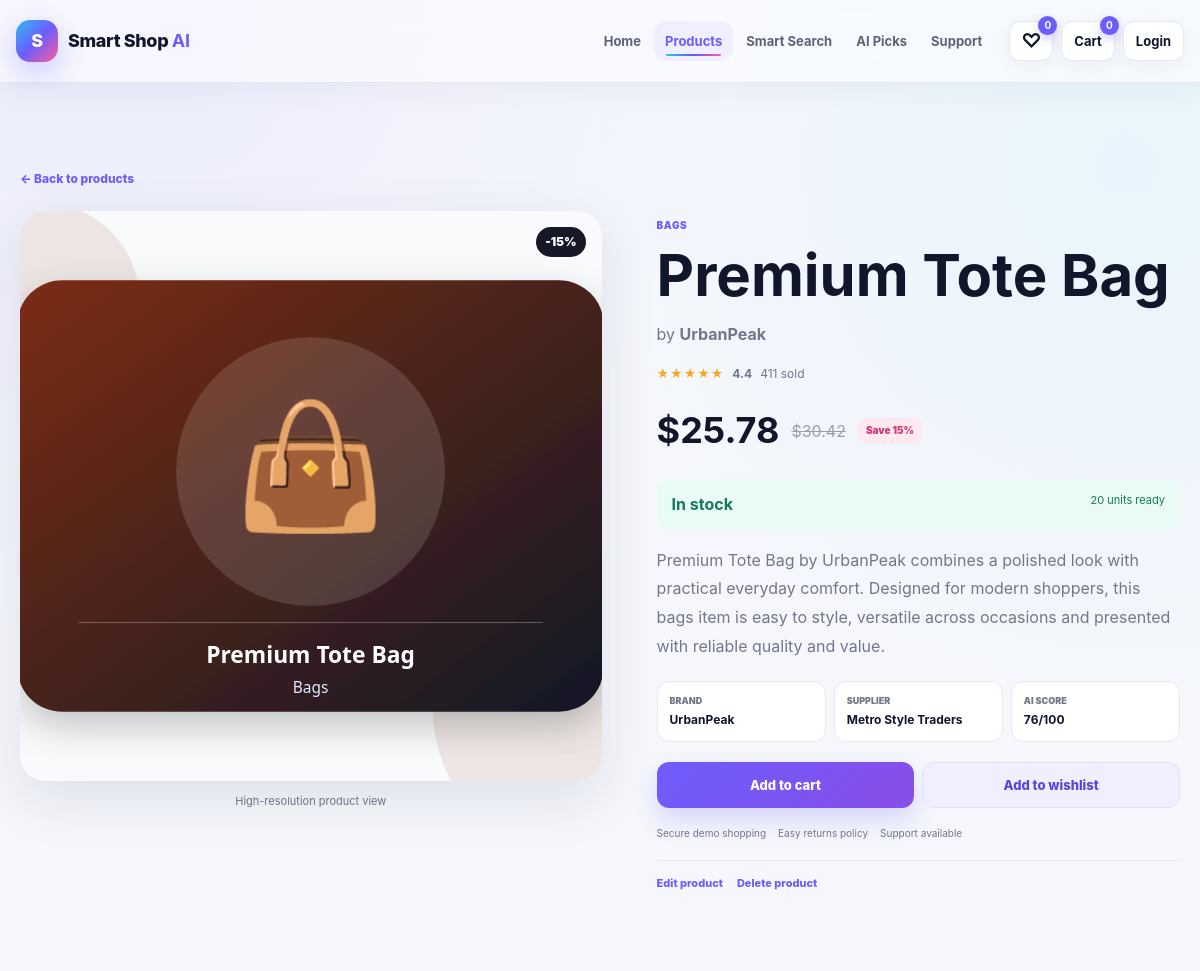
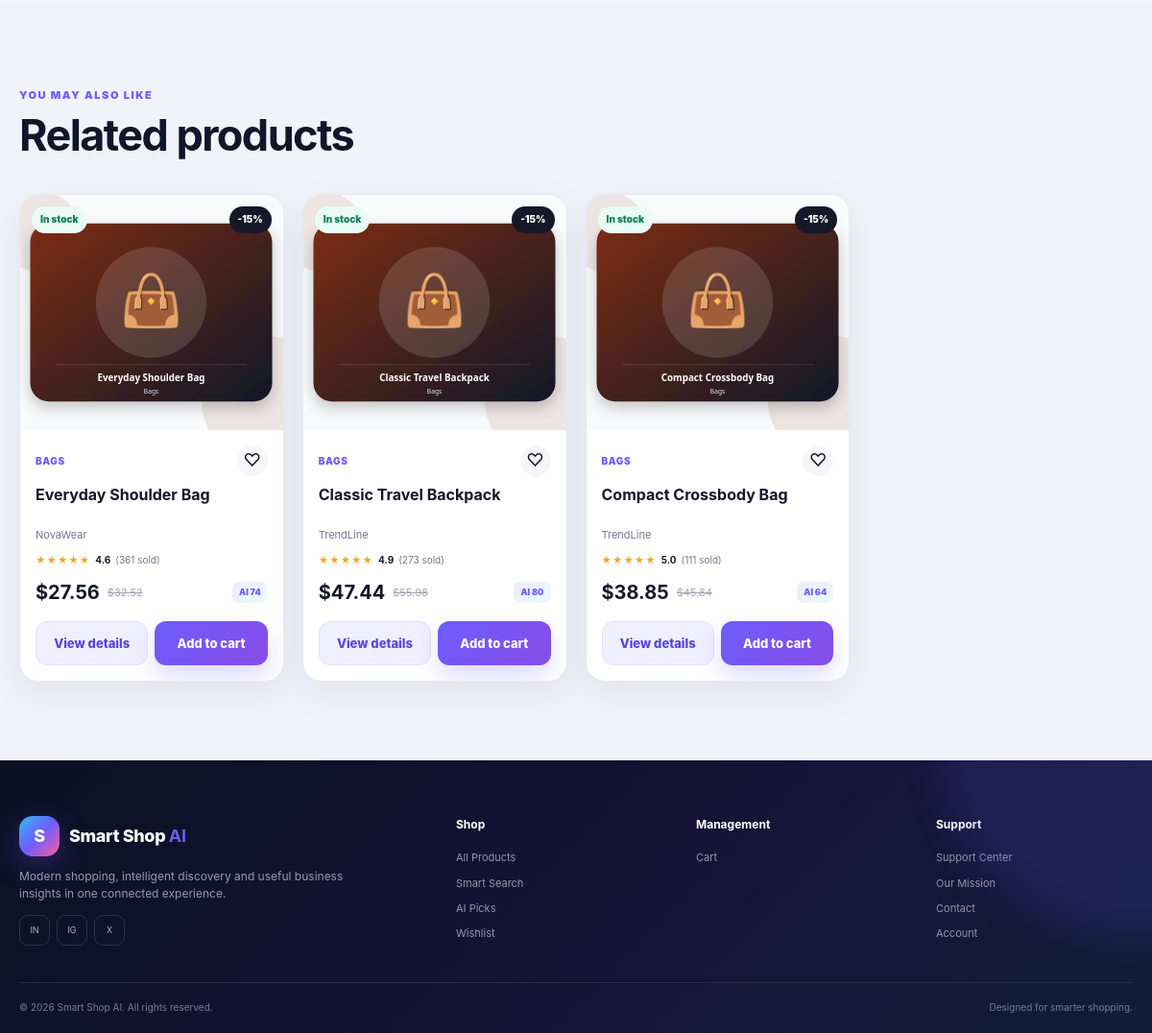
The app's page /product/67 with its own data (2 pictures, top to bottom).
### tables this page shows
CREATE TABLE products (
                product_id INTEGER PRIMARY KEY AUTOINCREMENT,
                name TEXT NOT NULL,
                category TEXT NOT NULL,
                brand TEXT DEFAULT '',
                price REAL NOT NULL DEFAULT 0,
                stock INTEGER NOT NULL DEFAULT 0,
                rating REAL NOT NULL DEFAULT 0,
                sales INTEGER NOT NULL DEFAULT 0,
                supplier TEXT DEFAULT '',
                links TEXT DEFAULT '',
                content TEXT DEFAULT '',
                description TEXT DEFAULT '',
                image TEXT DEFAULT '',
                created_at TEXT DEFAULT CURRENT_TIMESTAMP
            );

### app.py (the view)
@app.route("/product/<int:product_id>")
def product_detail(product_id):
    db = DatabaseManager()
    try:
        product = db.get_product(product_id)
        related = []
        if product:
            related = [p for p in db.search_and_filter("", product["category"], "featured") if p["product_id"] != product_id][:4]
    finally:
        db.close()
    if not product:
        return render_template("404.html"), 404
    return render_template("product_detail.html", product=product, related=related)

### app.py (called while the page is built, shortened)
def cart_map():
    raw = session.get("cart", {})
    if isinstance(raw, dict):
        clean = {}
        for key, value in raw.items():
            try:
                pid, qty = int(key), max(1, int(value))
                clean[pid] = qty
            except (TypeError, ValueError):
                continue
        return clean

def wishlist_ids():
    raw = session.get("wishlist", [])
    if not isinstance(raw, list):
        return []
    result = []
    return result

def ai_score(product):
    sales = int(product["sales"] or 0)
    rating = float(product["rating"] or 0)
    stock = int(product["stock"] or 0)
    sales_component = min(sales / 420, 1) * 45
    rating_component = min(rating / 5, 1) * 30
    availability_component = min(stock / 85, 1) * 25
    return round(sales_component + rating_component + availability_component)

@app.context_processor
def global_shop_data():
    cart = cart_map()
    wish = wishlist_ids()
    return {
        "cart_count": sum(cart.values()),
        "cart_map": cart,
        "wishlist_count": len(wish),
        "wishlist_ids": wish,
        "current_endpoint": request.endpoint or "",
        "ai_score": ai_score,
        "is_admin": is_admin(),
    }

@app.before_request
def startup():
    if not getattr(app, "_catalogue_ready", False):
        ensure_catalogue()
        app._catalogue_ready = True

def is_admin():
    return session.get("role") == "admin"

### database/database.py (called while the page is built)
    def close(self) -> None:
        try:
            self.connection.close()
        except Exception:
            pass

    def get_product(self, product_id):
        return self.cursor.execute(
            "SELECT * FROM products WHERE product_id=?", (product_id,)
        ).fetchone()

### templates/product_detail.html (shortened to what this page needs)
{% extends "base.html" %}{% from "_macros.html" import product_card with context %}
{% block content %}
<section class="section"><div class="shell"><a class="back-link" href="{{ url_for('products') }}">&larr; Back to products</a><div class="detail-layout"><div class="detail-gallery reveal"><div class="detail-main-image"><img src="{{ url_for('static', filename='images/' + (product.image or 'product_1.svg')) }}" alt="{{ product.name }}"><span class="discount-badge big-discount">-15%</span></div><div class="gallery-note">High-resolution product view</div></div><div class="detail-copy reveal"><span class="category-tag">{{ product.category }}</span><h1>{{ product.name }}</h1><p class="brand-detail">by <b>{{ product.brand }}</b></p><div class="detail-rating"><span class="stars">&#9733;&#9733;&#9733;&#9733;&#9733;</span><b>{{ '%.1f'|format(product.rating) }}</b><span>{{ product.sales }} sold</span></div><div class="detail-price"><strong>${{ '%.2f'|format(product.price) }}</strong><del>${{ '%.2f'|format(product.price*1.18) }}</del><span>Save 15%</span></div><div class="stock-banner {% if product.stock <= 12 %}low{% endif %}">{% if product.stock > 0 %}<b>In stock</b><span>{{ product.stock }} units ready</span>{% else %}<b>Out of stock</b><span>Check back soon</span>{% endif %}</div><p class="detail-description">{{ product.description or product.content or 'A carefully selected fashion product from Smart Shop AI.' }}</p><div class="detail-facts"><div><span>Brand</span><b>{{ product.brand }}</b></div><div><span>Supplier</span><b>{{ product.supplier }}</b></div><div><span>AI Score</span><b>{{ ai_score(product) }}/100</b></div></div><div class="detail-actions"><a class="btn btn-primary btn-wide" href="{{ url_for('add_to_cart', product_id=product.product_id) }}">Add to cart</a><a class="btn btn-soft" href="{{ url_for('toggle_wishlist', product_id=product.product_id) }}">{% if product.product_id in wishlist_ids %}Saved to wishlist{% else %}Add to wishlist{% endif %}</a></div><div class="policy-row"><span>Secure demo shopping</span><span>Easy returns policy</span><span>Support available</span></div><div class="manage-row"><a href="{{ url_for('edit_product', product_id=product.product_id) }}">Edit product</a><form method="POST" action="{{ url_for('delete_product', product_id=product.product_id) }}" onsubmit="return confirm('Delete this product?')"><button type="submit">Delete product</button></form></div></div></div></div></section>
{% if related %}<section class="section section-tint"><div class="shell"><div class="section-head"><div><span class="kicker">YOU MAY ALSO LIKE</span><h2>Related products</h2></div></div><div class="product-grid">{% for p in related %}{{ product_card(p) }}{% endfor %}</div></div></section>{% endif %}
{% endblock %}

### templates/_macros.html
{% macro product_card(product) %}
<article class="product-card reveal">
  <a class="product-media" href="{{ url_for('product_detail', product_id=product.product_id) }}">
    <img src="{{ url_for('static', filename='images/' + (product.image or 'product_1.svg')) }}" alt="{{ product.name }}" loading="lazy">
    <span class="product-badge {% if product.stock <= 12 %}badge-danger{% endif %}">{% if product.stock <= 0 %}Out of stock{% elif product.stock <= 12 %}Low stock{% else %}In stock{% endif %}</span>
    <span class="discount-badge">-15%</span>
  </a>
  <div class="product-copy">
    <div class="product-topline"><span class="category-tag">{{ product.category }}</span><a class="heart {% if product.product_id in wishlist_ids %}saved{% endif %}" href="{{ url_for('toggle_wishlist', product_id=product.product_id) }}" aria-label="Toggle wishlist">&#9825;</a></div>
    <h3><a href="{{ url_for('product_detail', product_id=product.product_id) }}">{{ product.name }}</a></h3>
    <p class="brand-line">{{ product.brand }}</p>
    <div class="rating-row"><span class="stars">&#9733;&#9733;&#9733;&#9733;&#9733;</span><b>{{ '%.1f'|format(product.rating) }}</b><span>({{ product.sales }} sold)</span></div>
    <div class="price-row"><strong>${{ '%.2f'|format(product.price) }}</strong><del>${{ '%.2f'|format(product.price * 1.18) }}</del><span class="ai-pill">AI {{ ai_score(product) }}</span></div>
    <div class="card-actions"><a class="btn btn-soft" href="{{ url_for('product_detail', product_id=product.product_id) }}">View details</a><a class="btn btn-primary" href="{{ url_for('add_to_cart', product_id=product.product_id) }}">Add to cart</a></div>
  </div>
</article>
{% endmacro %}

### records on screen
products: image (picture), category "BAGS", name "Premium Tote Bag", brand "UrbanPeak", rating "4.4", sales "411", price "25.78", product.price*1.18 "30.42", stock "20", description "Premium Tote Bag by UrbanPeak combines a polished look with practical everyday comfort. Designed for modern shoppers, this bags item is easy to style, versatile across occasions and presented with reliable quality and value.", supplier "Metro Style Traders"
products: image (picture), stock "In stock", category "BAGS", name "Everyday Shoulder Bag", brand "NovaWear", rating "4.6", sales "361", price "27.56", product.price*1.18 "32.52", ai_score "74"
products: image (picture), stock "In stock", category "BAGS", name "Classic Travel Backpack", brand "TrendLine", rating "4.9", sales "273", price "47.44", product.price*1.18 "55.98", ai_score "80"
products: image (picture), stock "In stock", category "BAGS", name "Compact Crossbody Bag", brand "TrendLine", rating "5.0", sales "111", price "38.85", product.price*1.18 "45.84", ai_score "64"

### other values on screen
{{ wishlist_count }} "0"
{{ cart_count }} "0"
{{ ai_score(product) }} "76"
